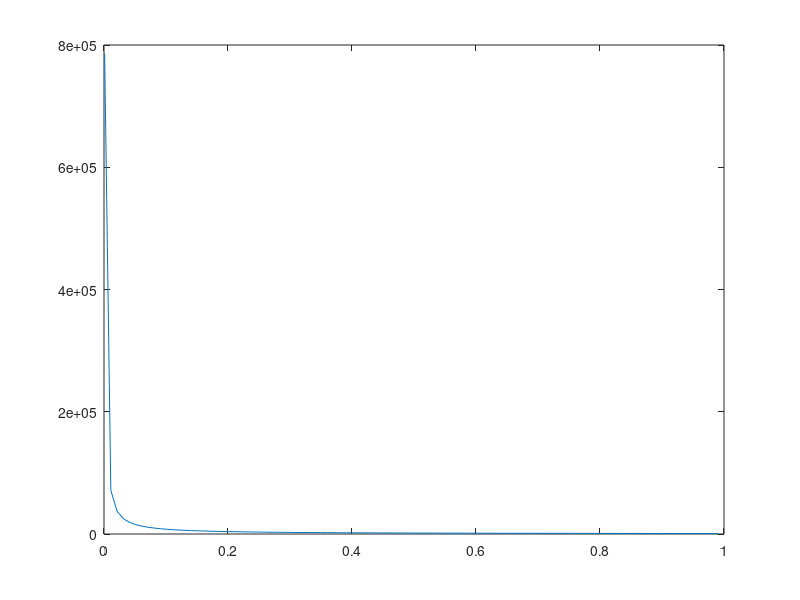

The MATLAB source for this figure:
p = 1e-3:1e-2:1;
zeta = 100;
sigma = 1;
M_1 = 50;
M_2 = 100;
f = (zeta*sqrt(M_1+1) + sigma*sqrt(p)) ./ p + sqrt((M_1+1) * (M_2+1)) ./ p;
plot(p, f);
